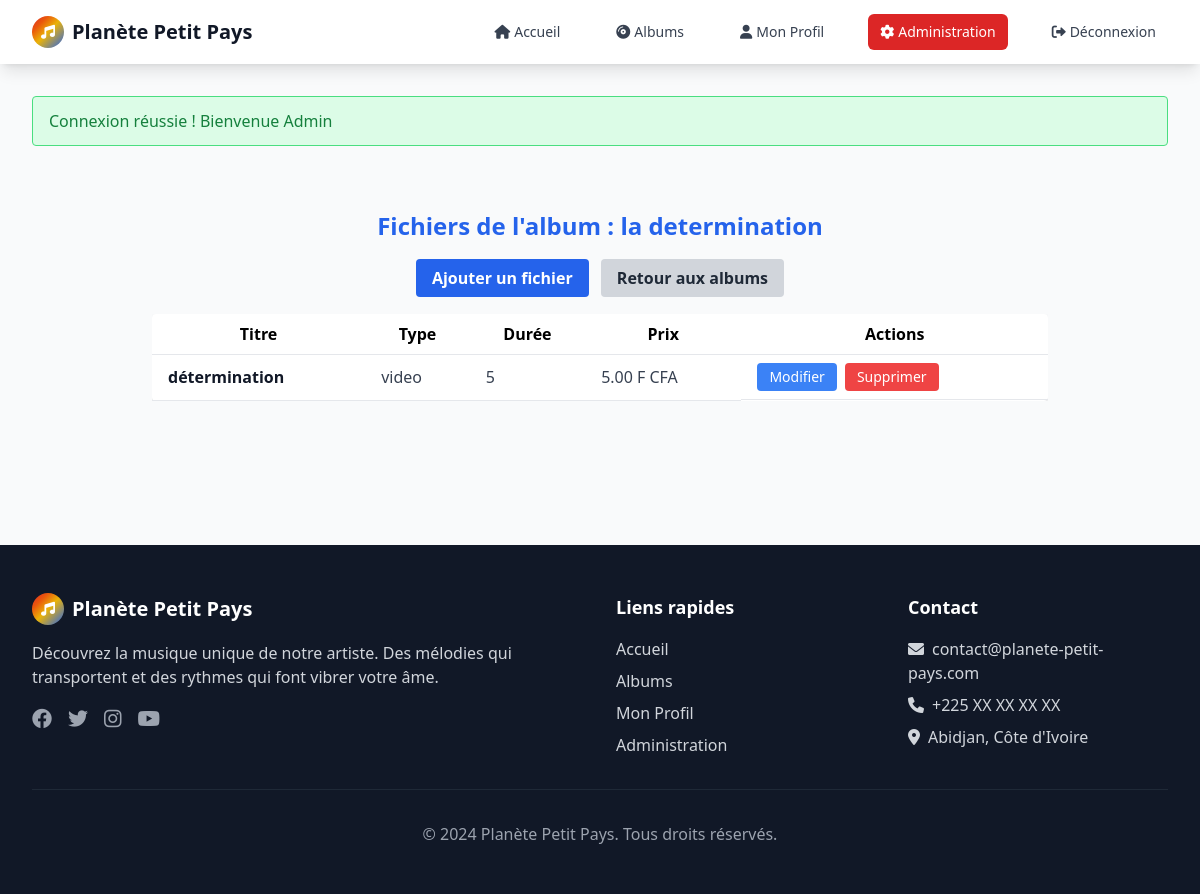
The page /admin/voir_fichiers.php?album_id=4 (signed in) on the database its author committed.
### tables this page shows
CREATE TABLE IF NOT EXISTS `albums` (
  `id` int NOT NULL AUTO_INCREMENT,
  `titre` varchar(200) NOT NULL,
  `description` text,
  `date_sortie` date DEFAULT NULL,
  `image_url` varchar(255) DEFAULT NULL,
  `prix_album` decimal(10,2) DEFAULT '0.00',
  `actif` tinyint(1) DEFAULT '1',
  `date_creation` datetime DEFAULT CURRENT_TIMESTAMP,
  PRIMARY KEY (`id`),
  KEY `idx_titre` (`titre`),
  KEY `idx_date_sortie` (`date_sortie`)
);

CREATE TABLE IF NOT EXISTS `fichiers` (
  `id` int NOT NULL AUTO_INCREMENT,
  `album_id` int DEFAULT NULL,
  `titre` varchar(200) NOT NULL,
  `type` enum('audio','video') NOT NULL,
  `url` varchar(255) NOT NULL,
  `prix` decimal(10,2) DEFAULT '5.00',
  `duree` varchar(10) DEFAULT NULL,
  `taille_fichier` bigint DEFAULT NULL,
  `actif` tinyint(1) DEFAULT '1',
  `date_creation` datetime DEFAULT CURRENT_TIMESTAMP,
  PRIMARY KEY (`id`),
  KEY `idx_album` (`album_id`),
  KEY `idx_type` (`type`),
  KEY `idx_prix` (`prix`)
);

### admin/voir_fichiers.php (the view, shortened to what this page needs)
<?php
require_once '../includes/functions.php';
require_once '../includes/admin_header.php';
$errors = [];
$album_id = isset($_GET['album_id']) ? (int)$_GET['album_id'] : 0;
try {
    $pdo = getDBConnection();
    $album = $pdo->prepare('SELECT * FROM albums WHERE id = ?');
    $album->execute([$album_id]);
    $album = $album->fetch();
    $fichiers = $pdo->prepare('SELECT * FROM fichiers WHERE album_id = ? ORDER BY date_creation DESC');
    $fichiers->execute([$album_id]);
    $fichiers = $fichiers->fetchAll();
} catch (PDOException $e) {
    $fichiers = [];
    $errors[] = "Erreur lors de la récupération des fichiers.";
}
?>
<div class="max-w-4xl mx-auto py-12">
    <h1 class="text-2xl font-bold mb-6 text-primary-blue text-center">Fichiers de l'album : <?= htmlspecialchars($album['titre']) ?></h1>
    <div class="mb-6 text-center">
        <a href="ajouter_fichier.php" class="bg-primary-blue text-white px-4 py-2 rounded hover:bg-blue-700 font-semibold">Ajouter un fichier</a>
        <a href="liste_albums.php" class="ml-2 bg-gray-300 text-gray-800 px-4 py-2 rounded hover:bg-gray-400 font-semibold">Retour aux albums</a>
    </div>
    <div class="overflow-x-auto">
        <table class="min-w-full bg-white rounded shadow">
            <thead>
                <tr>
                    <th class="px-4 py-2 border-b">Titre</th>
                    <th class="px-4 py-2 border-b">Type</th>
                    <th class="px-4 py-2 border-b">Durée</th>
                    <th class="px-4 py-2 border-b">Prix</th>
                    <th class="px-4 py-2 border-b">Actions</th>
                </tr>
            </thead>
            <tbody>
                <?php foreach ($fichiers as $fichier): ?>
                    <tr>
                        <td class="px-4 py-2 border-b font-semibold text-gray-900"><?= htmlspecialchars($fichier['titre']) ?></td>
                        <td class="px-4 py-2 border-b text-gray-700"><?= htmlspecialchars($fichier['type']) ?></td>
                        <td class="px-4 py-2 border-b text-gray-700"><?= htmlspecialchars($fichier['duree']) ?></td>
                        <td class="px-4 py-2 border-b text-gray-700"><?= htmlspecialchars($fichier['prix']) ?> F CFA</td>
                        <td class="px-4 py-2 border-b flex gap-2">
                            <a href="modifier_fichier.php?id=<?= $fichier['id'] ?>&album_id=<?= $album_id ?>" class="bg-blue-500 text-white px-3 py-1 rounded hover:bg-blue-700 text-sm">Modifier</a>
                            <a href="?album_id=<?= $album_id ?>&delete=<?= $fichier['id'] ?>" onclick="return confirm('Supprimer ce fichier ? Cette action est irréversible.');" class="bg-red-500 text-white px-3 py-1 rounded hover:bg-red-700 text-sm">Supprimer</a>
                        </td>
                    </tr>
                <?php endforeach; ?>
            </tbody>
        </table>
    </div>
</div>
<?php require_once '../includes/admin_footer.php'; ?>

### rows shown on the page
albums: titre "la determination"
fichiers: titre "détermination", type "video", duree "5", prix "5.00"

### other values the page prints
$message['text'] "Connexion réussie ! Bienvenue Admin"
